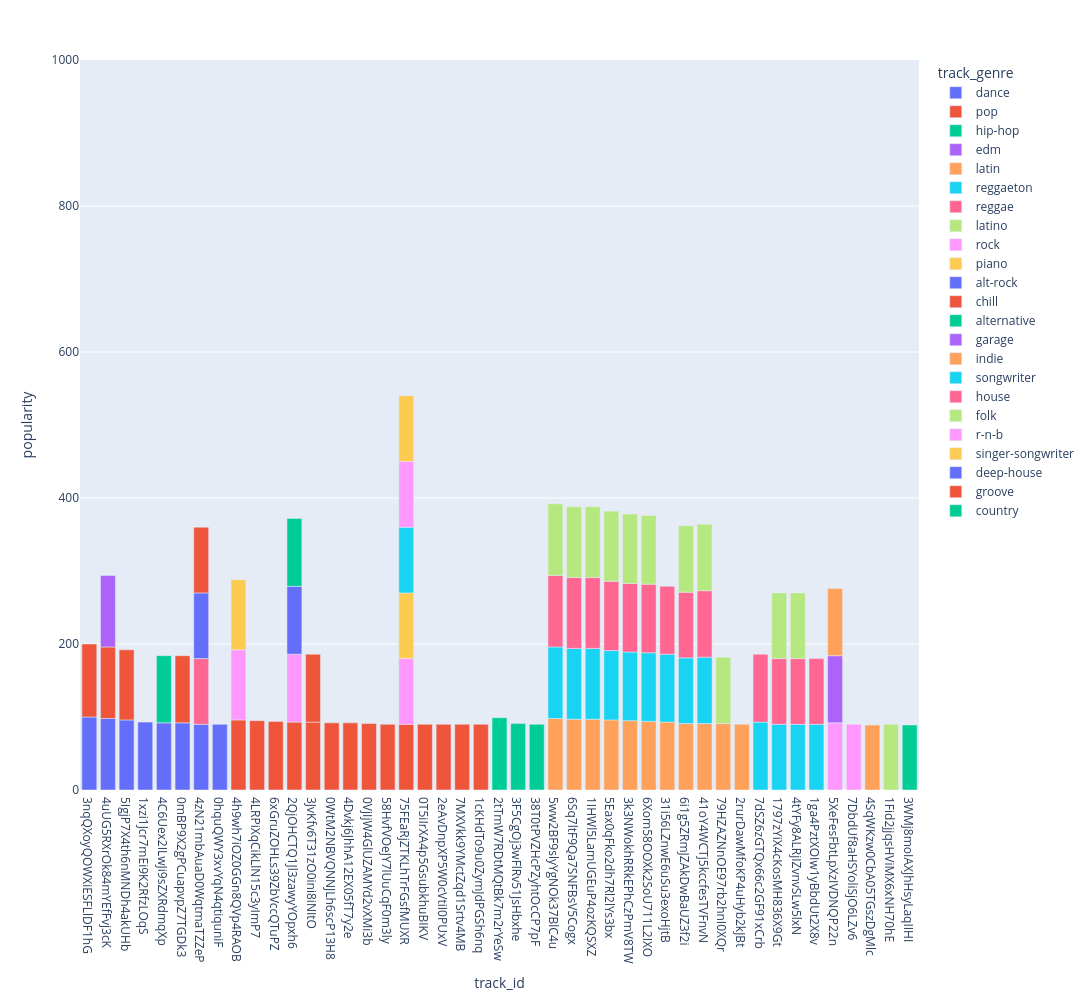

The notebook cell this image was saved under:
### Code cell
top_100 = spotify_data.sort_values(['popularity'],ascending=False).head(100)
fig_top_100 =px.bar(
    data_frame=top_100,
    x=top_100['track_id'],
    y=top_100['popularity'],
    width=2000,
    height=1000,
    range_y=(0,1000),
    color=top_100['track_genre']
)
fig_top_100.show()

### Figure 1 — Plotly figure (JSON) as saved in the notebook; plotly's stock layout.template omitted (floating-point values rounded to 4 significant figures)
{"data": [{"hovertemplate": "track_genre=dance<br>track_id=%{x}<br>popularity=%{y}<extra></extra>", "legendgroup": "dance", "marker": {"color": "#636efa", "pattern": {"shape": ""}}, "name": "dance", "orientation": "v", "showlegend": true, "textposition": "auto", "type": "bar", "x": ["3nqQXoyQOWXiESFLlDF1hG", "4uUG5RXrOk84mYEfFvj3cK", "5IgjP7X4th6nMNDh4akUHb", "1xzi1Jcr7mEi9K2RfzLOqS", "4C6Uex2ILwJi9sZXRdmqXp", "0mBP9X2gPCuapvpZ7TGDk3", "4zN21mbAuaD0WqtmaTZZeP", "0hquQWY3xvYqN4qtiquniF"], "xaxis": "x", "y": [100, 98, 96, 93, 92, 92, 90, 90], "yaxis": "y"}, {"hovertemplate": "track_genre=pop<br>track_id=%{x}<br>popularity=%{y}<extra></extra>", "legendgroup": "pop", "marker": {"color": "#EF553B", "pattern": {"shape": ""}}, "name": "pop", "orientation": "v", "showlegend": true, "textposition": "auto", "type": "bar", "x": ["3nqQXoyQOWXiESFLlDF1hG", "4uUG5RXrOk84mYEfFvj3cK", "4h9wh7iOZ0GGn8QVp4RAOB", "5IgjP7X4th6nMNDh4akUHb", "4LRPiXqCikLlN15c3yImP7", "6xGruZOHLs39ZbVccQTuPZ", "2QjOHCTQ1Jl3zawyYOpxh6", "3JvKfv6T31zO0ini8iNItO", "0mBP9X2gPCuapvpZ7TGDk3", "0WtM2NBVQNNJLh6scP13H8", "4Dvkj6JhhA12EX05fT7y2e", "0VjIjW4GlUZAMYd2vXMi3b", "58HvfVOeJY7lUuCqF0m3ly", "75FEaRjZTKLhTrFGsfMUXR", "0T5iIrXA4p5GsubkhuBIKV", "2eAvDnpXP5W0cVtiI0PUxV", "7MXVkk9YMctZqd1Srtv4MB", "1cKHdTo9u0ZymJdPGSh6nq"], "xaxis": "x", "y": [100, 98, 96, 96, 95, 94, 93, 93, 92, 92, 92, 91, 90, 90, 90, 90, 90, 90], "yaxis": "y"}, {"hovertemplate": "track_genre=hip-hop<br>track_id=%{x}<br>popularity=%{y}<extra></extra>", "legendgroup": "hip-hop", "marker": {"color": "#00cc96", "pattern": {"shape": ""}}, "name": "hip-hop", "orientation": "v", "showlegend": true, "textposition": "auto", "type": "bar", "x": ["2tTmW7RDtMQtBk7m2rYeSw", "4C6Uex2ILwJi9sZXRdmqXp", "3F5CgOj3wFlRv51JsHbxhe", "38T0tPVZHcPZyhtOcCP7pF"], "xaxis": "x", "y": [99, 92, 91, 90], "yaxis": "y"}, {"hovertemplate": "track_genre=edm<br>track_id=%{x}<br>popularity=%{y}<extra></extra>", "legendgroup": "edm", "marker": {"color": "#ab63fa", "pattern": {"shape": ""}}, "name": "edm", "orientation": "v", "showlegend": true, "textposition": "auto", "type": "bar", "x": ["4uUG5RXrOk84mYEfFvj3cK"], "xaxis": "x", "y": [98], "yaxis": "y"}, {"hovertemplate": "track_genre=latin<br>track_id=%{x}<br>popularity=%{y}<extra></extra>", "legendgroup": "latin", "marker": {"color": "#FFA15A", "pattern": {"shape": ""}}, "name": "latin", "orientation": "v", "showlegend": true, "textposition": "auto", "type": "bar", "x": ["5ww2BF9slyYgNOk37BlC4u", "6Sq7ltF9Qa7SNFBsV5Cogx", "1IHWl5LamUGEuP4ozKQSXZ", "5Eax0qFko2dh7Rl2lYs3bx", "3k3NWokhRRkEPhCzPmV8TW", "6Xom58OOXk2SoU711L2IXO", "31i56LZnwE6uSu3exoHjtB", "6i1g5ZRmJZAkDwBaUZ3f2i", "41oY4WCTj5kccfesTVFnvN", "79HZAZNnOE97rb2hnI0XQr", "2rurDawMfoKP4uHyb2kJBt"], "xaxis": "x", "y": [98, 97, 97, 96, 95, 94, 93, 91, 91, 91, 90], "yaxis": "y"}, {"hovertemplate": "track_genre=reggaeton<br>track_id=%{x}<br>popularity=%{y}<extra></extra>", "legendgroup": "reggaeton", "marker": {"color": "#19d3f3", "pattern": {"shape": ""}}, "name": "reggaeton", "orientation": "v", "showlegend": true, "textposition": "auto", "type": "bar", "x": ["5ww2BF9slyYgNOk37BlC4u", "6Sq7ltF9Qa7SNFBsV5Cogx", "1IHWl5LamUGEuP4ozKQSXZ", "5Eax0qFko2dh7Rl2lYs3bx", "3k3NWokhRRkEPhCzPmV8TW", "6Xom58OOXk2SoU711L2IXO", "31i56LZnwE6uSu3exoHjtB", "7dSZ6zGTQx66c2GF91xCrb", "41oY4WCTj5kccfesTVFnvN", "1797zYiX4cKosMH836X9Gt", "4tYFy8ALRjIZvnvSLw5lxN", "6i1g5ZRmJZAkDwBaUZ3f2i", "1ga4PztXOIw1yBbdUt2X8v"], "xaxis": "x", "y": [98, 97, 97, 95, 94, 94, 93, 93, 91, 90, 90, 90, 90], "yaxis": "y"}, {"hovertemplate": "track_genre=reggae<br>track_id=%{x}<br>popularity=%{y}<extra></extra>", "legendgroup": "reggae", "marker": {"color": "#FF6692", "pattern": {"shape": ""}}, "name": "reggae", "orientation": "v", "showlegend": true, "textposition": "auto", "type": "bar", "x": ["5ww2BF9slyYgNOk37BlC4u", "6Sq7ltF9Qa7SNFBsV5Cogx", "1IHWl5LamUGEuP4ozKQSXZ", "5Eax0qFko2dh7Rl2lYs3bx", "6Xom58OOXk2SoU711L2IXO", "3k3NWokhRRkEPhCzPmV8TW", "31i56LZnwE6uSu3exoHjtB", "7dSZ6zGTQx66c2GF91xCrb", "41oY4WCTj5kccfesTVFnvN", "1797zYiX4cKosMH836X9Gt", "6i1g5ZRmJZAkDwBaUZ3f2i", "1ga4PztXOIw1yBbdUt2X8v", "4tYFy8ALRjIZvnvSLw5lxN"], "xaxis": "x", "y": [98, 97, 97, 95, 94, 94, 93, 93, 91, 90, 90, 90, 90], "yaxis": "y"}, {"hovertemplate": "track_genre=latino<br>track_id=%{x}<br>popularity=%{y}<extra></extra>", "legendgroup": "latino", "marker": {"color": "#B6E880", "pattern": {"shape": ""}}, "name": "latino", "orientation": "v", "showlegend": true, "textposition": "auto", "type": "bar", "x": ["5ww2BF9slyYgNOk37BlC4u", "1IHWl5LamUGEuP4ozKQSXZ", "6Sq7ltF9Qa7SNFBsV5Cogx", "5Eax0qFko2dh7Rl2lYs3bx", "3k3NWokhRRkEPhCzPmV8TW", "6Xom58OOXk2SoU711L2IXO", "79HZAZNnOE97rb2hnI0XQr", "41oY4WCTj5kccfesTVFnvN", "6i1g5ZRmJZAkDwBaUZ3f2i", "4tYFy8ALRjIZvnvSLw5lxN", "1797zYiX4cKosMH836X9Gt"], "xaxis": "x", "y": [98, 97, 97, 96, 95, 94, 91, 91, 91, 90, 90], "yaxis": "y"}, {"hovertemplate": "track_genre=rock<br>track_id=%{x}<br>popularity=%{y}<extra></extra>", "legendgroup": "rock", "marker": {"color": "#FF97FF", "pattern": {"shape": ""}}, "name": "rock", "orientation": "v", "showlegend": true, "textposition": "auto", "type": "bar", "x": ["4h9wh7iOZ0GGn8QVp4RAOB", "2QjOHCTQ1Jl3zawyYOpxh6", "5XeFesFbtLpXzIVDNQP22n", "75FEaRjZTKLhTrFGsfMUXR", "7DbdUf8aHSYoliSjO6LZv6"], "xaxis": "x", "y": [96, 93, 92, 90, 90], "yaxis": "y"}, {"hovertemplate": "track_genre=piano<br>track_id=%{x}<br>popularity=%{y}<extra></extra>", "legendgroup": "piano", "marker": {"color": "#FECB52", "pattern": {"shape": ""}}, "name": "piano", "orientation": "v", "showlegend": true, "textposition": "auto", "type": "bar", "x": ["4h9wh7iOZ0GGn8QVp4RAOB", "75FEaRjZTKLhTrFGsfMUXR"], "xaxis": "x", "y": [96, 90], "yaxis": "y"}, {"hovertemplate": "track_genre=alt-rock<br>track_id=%{x}<br>popularity=%{y}<extra></extra>", "legendgroup": "alt-rock", "marker": {"color": "#636efa", "pattern": {"shape": ""}}, "name": "alt-rock", "orientation": "v", "showlegend": true, "textposition": "auto", "type": "bar", "x": ["2QjOHCTQ1Jl3zawyYOpxh6"], "xaxis": "x", "y": [93], "yaxis": "y"}, {"hovertemplate": "track_genre=chill<br>track_id=%{x}<br>popularity=%{y}<extra></extra>", "legendgroup": "chill", "marker": {"color": "#EF553B", "pattern": {"shape": ""}}, "name": "chill", "orientation": "v", "showlegend": true, "textposition": "auto", "type": "bar", "x": ["3JvKfv6T31zO0ini8iNItO"], "xaxis": "x", "y": [93], "yaxis": "y"}, {"hovertemplate": "track_genre=alternative<br>track_id=%{x}<br>popularity=%{y}<extra></extra>", "legendgroup": "alternative", "marker": {"color": "#00cc96", "pattern": {"shape": ""}}, "name": "alternative", "orientation": "v", "showlegend": true, "textposition": "auto", "type": "bar", "x": ["2QjOHCTQ1Jl3zawyYOpxh6"], "xaxis": "x", "y": [93], "yaxis": "y"}, {"hovertemplate": "track_genre=garage<br>track_id=%{x}<br>popularity=%{y}<extra></extra>", "legendgroup": "garage", "marker": {"color": "#ab63fa", "pattern": {"shape": ""}}, "name": "garage", "orientation": "v", "showlegend": true, "textposition": "auto", "type": "bar", "x": ["5XeFesFbtLpXzIVDNQP22n"], "xaxis": "x", "y": [92], "yaxis": "y"}, {"hovertemplate": "track_genre=indie<br>track_id=%{x}<br>popularity=%{y}<extra></extra>", "legendgroup": "indie", "marker": {"color": "#FFA15A", "pattern": {"shape": ""}}, "name": "indie", "orientation": "v", "showlegend": true, "textposition": "auto", "type": "bar", "x": ["5XeFesFbtLpXzIVDNQP22n", "4SqWKzw0CbA05TGszDgMlc"], "xaxis": "x", "y": [92, 89], "yaxis": "y"}, {"hovertemplate": "track_genre=songwriter<br>track_id=%{x}<br>popularity=%{y}<extra></extra>", "legendgroup": "songwriter", "marker": {"color": "#19d3f3", "pattern": {"shape": ""}}, "name": "songwriter", "orientation": "v", "showlegend": true, "textposition": "auto", "type": "bar", "x": ["75FEaRjZTKLhTrFGsfMUXR"], "xaxis": "x", "y": [90], "yaxis": "y"}, {"hovertemplate": "track_genre=house<br>track_id=%{x}<br>popularity=%{y}<extra></extra>", "legendgroup": "house", "marker": {"color": "#FF6692", "pattern": {"shape": ""}}, "name": "house", "orientation": "v", "showlegend": true, "textposition": "auto", "type": "bar", "x": ["4zN21mbAuaD0WqtmaTZZeP"], "xaxis": "x", "y": [90], "yaxis": "y"}, {"hovertemplate": "track_genre=folk<br>track_id=%{x}<br>popularity=%{y}<extra></extra>", "legendgroup": "folk", "marker": {"color": "#B6E880", "pattern": {"shape": ""}}, "name": "folk", "orientation": "v", "showlegend": true, "textposition": "auto", "type": "bar", "x": ["1Fid2jjqsHViMX6xNH70hE"], "xaxis": "x", "y": [90], "yaxis": "y"}, {"hovertemplate": "track_genre=r-n-b<br>track_id=%{x}<br>popularity=%{y}<extra></extra>", "legendgroup": "r-n-b", "marker": {"color": "#FF97FF", "pattern": {"shape": ""}}, "name": "r-n-b", "orientation": "v", "showlegend": true, "textposition": "auto", "type": "bar", "x": ["75FEaRjZTKLhTrFGsfMUXR"], "xaxis": "x", "y": [90], "yaxis": "y"}, {"hovertemplate": "track_genre=singer-songwriter<br>track_id=%{x}<br>popularity=%{y}<extra></extra>", "legendgroup": "singer-songwriter", "marker": {"color": "#FECB52", "pattern": {"shape": ""}}, "name": "singer-songwriter", "orientation": "v", "showlegend": true, "textposition": "auto", "type": "bar", "x": ["75FEaRjZTKLhTrFGsfMUXR"], "xaxis": "x", "y": [90], "yaxis": "y"}, {"hovertemplate": "track_genre=deep-house<br>track_id=%{x}<br>popularity=%{y}<extra></extra>", "legendgroup": "deep-house", "marker": {"color": "#636efa", "pattern": {"shape": ""}}, "name": "deep-house", "orientation": "v", "showlegend": true, "textposition": "auto", "type": "bar", "x": ["4zN21mbAuaD0WqtmaTZZeP"], "xaxis": "x", "y": [90], "yaxis": "y"}, {"hovertemplate": "track_genre=groove<br>track_id=%{x}<br>popularity=%{y}<extra></extra>", "legendgroup": "groove", "marker": {"color": "#EF553B", "pattern": {"shape": ""}}, "name": "groove", "orientation": "v", "showlegend": true, "textposition": "auto", "type": "bar", "x": ["4zN21mbAuaD0WqtmaTZZeP"], "xaxis": "x", "y": [90], "yaxis": "y"}, {"hovertemplate": "track_genre=country<br>track_id=%{x}<br>popularity=%{y}<extra></extra>", "legendgroup": "country", "marker": {"color": "#00cc96", "pattern": {"shape": ""}}, "name": "country", "orientation": "v", "showlegend": true, "textposition": "auto", "type": "bar", "x": ["3WMj8moIAXJhHsyLaqIIHI"], "xaxis": "x", "y": [89], "yaxis": "y"}], "layout": {"barmode": "relative", "height": 1000, "legend": {"title": {"text": "track_genre"}, "tracegroupgap": 0}, "margin": {"t": 60}, "width": 2000, "xaxis": {"anchor": "y", "domain": [0, 1], "title": {"text": "track_id"}}, "yaxis": {"anchor": "x", "domain": [0, 1], "range": [0, 1000], "title": {"text": "popularity"}}}}
